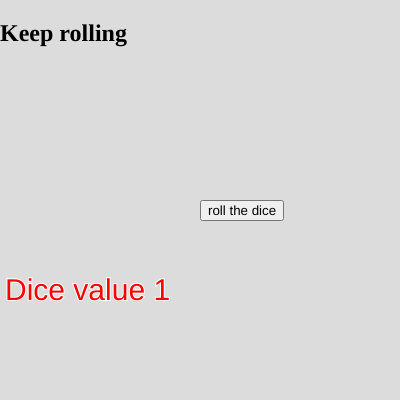
Frame 1 (no input)
Frame 60 (no input): identical to frame 1, image omitted
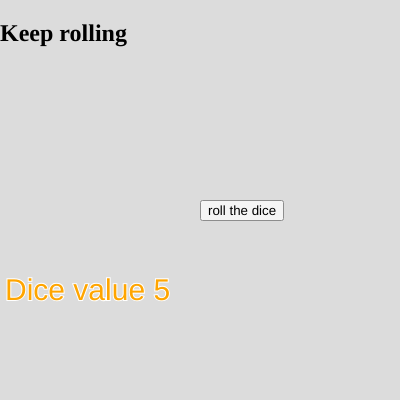
Frame 120 (the mouse pressed at the canvas centre since frame 60)

The p5.js sketch that drew these frames (run headless with seeded random() and noise() and a simulated clock; from frame 60 on, the mouse is pressed at the canvas centre):

// p5.js sketch
// ── sketch.js
let button;
let elem;
let dice = 1;
let numbers = [ 1, 2, 5, 79];
// x accedere usare idx,  4 elementi
// numbers[0]--> 1, numbers[1]--> 2, numbers[2]--> 5, 
// numbers[3] -->79.
// #elem = 4, 0 -- #elem -1, 0-->3
let colors = [ "red", "green", "pink", "blue", 
  "orange", "yellow" ];
// #elem=6, 0 --> #elem-1=5
// colors[0]-->red; colors[3]-->blue colors[5]--> yellow
// colors.length == 6

function setup() {
  elem = createElement( "h2", "Keep rolling");
  elem.position(0, 0);
  createCanvas(400, 400);
  button = createButton("roll the dice");
  button.position(200, 200);
  button.mousePressed(rollDice);
}

function draw() {
  background(220);
  stroke("white");
  strokeWeight(2);
  //corrispondore 
  //1 --> rosso
  //2 --> verde
  //3 --> rosa
  //4 --> blu
  //5 --> arancione
  //6 --> giallo
  let color = colors[dice-1];
  fill(color);
  textSize(30);
  text("Dice value "+ dice, 5, 300);
}

function rollDice(){
  dice = random(1,6);
  //vogliamo solo numeri interi
  //intero inferiore, 1.1 --> 1
  // dice = floor(dice);
  //intero superiore, 1.1 --> 2
  dice = ceil(dice);
}
